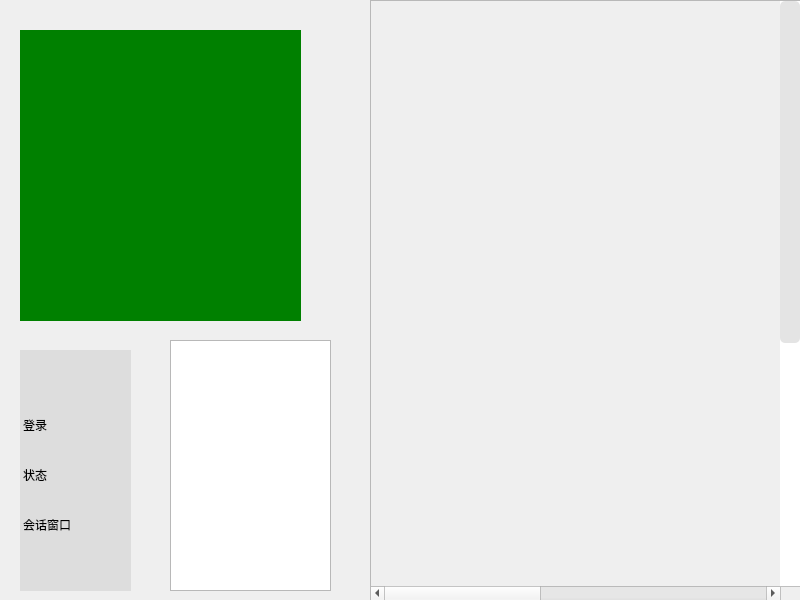
<?xml version="1.0" encoding="UTF-8"?>
<ui version="4.0">
 <class>Dialog</class>
 <widget class="QDialog" name="Dialog">
  <property name="geometry">
   <rect>
    <x>0</x>
    <y>0</y>
    <width>800</width>
    <height>600</height>
   </rect>
  </property>
  <property name="windowTitle">
   <string>Dialog</string>
  </property>
  <widget class="QScrollArea" name="scrollArea">
   <property name="geometry">
    <rect>
     <x>370</x>
     <y>0</y>
     <width>431</width>
     <height>601</height>
    </rect>
   </property>
   <property name="styleSheet">
    <string notr="true"> QScrollBar:vertical { width: 20px; background: white; }
 QScrollBar::handle:vertical { background:  rgba(200, 200, 200, 50%);border-radius: 5px }
 QScrollBar::handle:vertical:hover { background:  rgba(200, 200, 200, 90%); }
 QScrollBar::add-line:vertical { width: 0px; height: 0px }
 QScrollBar::sub-line:vertical {  width: 0px; height: 0px }</string>
   </property>
   <property name="widgetResizable">
    <bool>true</bool>
   </property>
   <widget class="QWidget" name="scrollAreaWidgetContents">
    <property name="geometry">
     <rect>
      <x>-195</x>
      <y>-110</y>
      <width>1000</width>
      <height>1000</height>
     </rect>
    </property>
    <property name="minimumSize">
     <size>
      <width>1000</width>
      <height>1000</height>
     </size>
    </property>
   </widget>
  </widget>
  <widget class="QTabWidget" name="tabWidget">
   <property name="geometry">
    <rect>
     <x>20</x>
     <y>30</y>
     <width>281</width>
     <height>291</height>
    </rect>
   </property>
   <property name="styleSheet">
    <string notr="true">QTabWidget { border:none }
QTabBar::tab { width: 0px; height:0px }</string>
   </property>
   <property name="currentIndex">
    <number>2</number>
   </property>
   <property name="tabsClosable">
    <bool>true</bool>
   </property>
   <widget class="QWidget" name="tab">
    <property name="styleSheet">
     <string notr="true">QWidget{
background-color:red;
}</string>
    </property>
    <attribute name="title">
     <string>Tab 1</string>
    </attribute>
   </widget>
   <widget class="QWidget" name="tab_3">
    <property name="styleSheet">
     <string notr="true">QWidget{
background-color:pink
;
}</string>
    </property>
    <attribute name="title">
     <string>页3</string>
    </attribute>
   </widget>
   <widget class="QWidget" name="YH3">
    <property name="styleSheet">
     <string notr="true">QWidget{
background-color:green;
}</string>
    </property>
    <attribute name="title">
     <string>Tab 2</string>
    </attribute>
   </widget>
  </widget>
  <widget class="QListWidget" name="listWidget">
   <property name="geometry">
    <rect>
     <x>20</x>
     <y>350</y>
     <width>111</width>
     <height>241</height>
    </rect>
   </property>
   <property name="styleSheet">
    <string notr="true"> QListView { background-color: #dddddd;  border: none }
 QListView::item {  height: 50px }
 QListView::item:selected {  background-color: white; color: black}</string>
   </property>
   <item>
    <property name="text">
     <string/>
    </property>
   </item>
   <item>
    <property name="text">
     <string>登录</string>
    </property>
   </item>
   <item>
    <property name="text">
     <string>状态</string>
    </property>
   </item>
   <item>
    <property name="text">
     <string>会话窗口</string>
    </property>
   </item>
  </widget>
  <widget class="QListWidget" name="listWidget_2">
   <property name="geometry">
    <rect>
     <x>170</x>
     <y>340</y>
     <width>161</width>
     <height>251</height>
    </rect>
   </property>
  </widget>
 </widget>
 <resources/>
 <connections/>
</ui>
